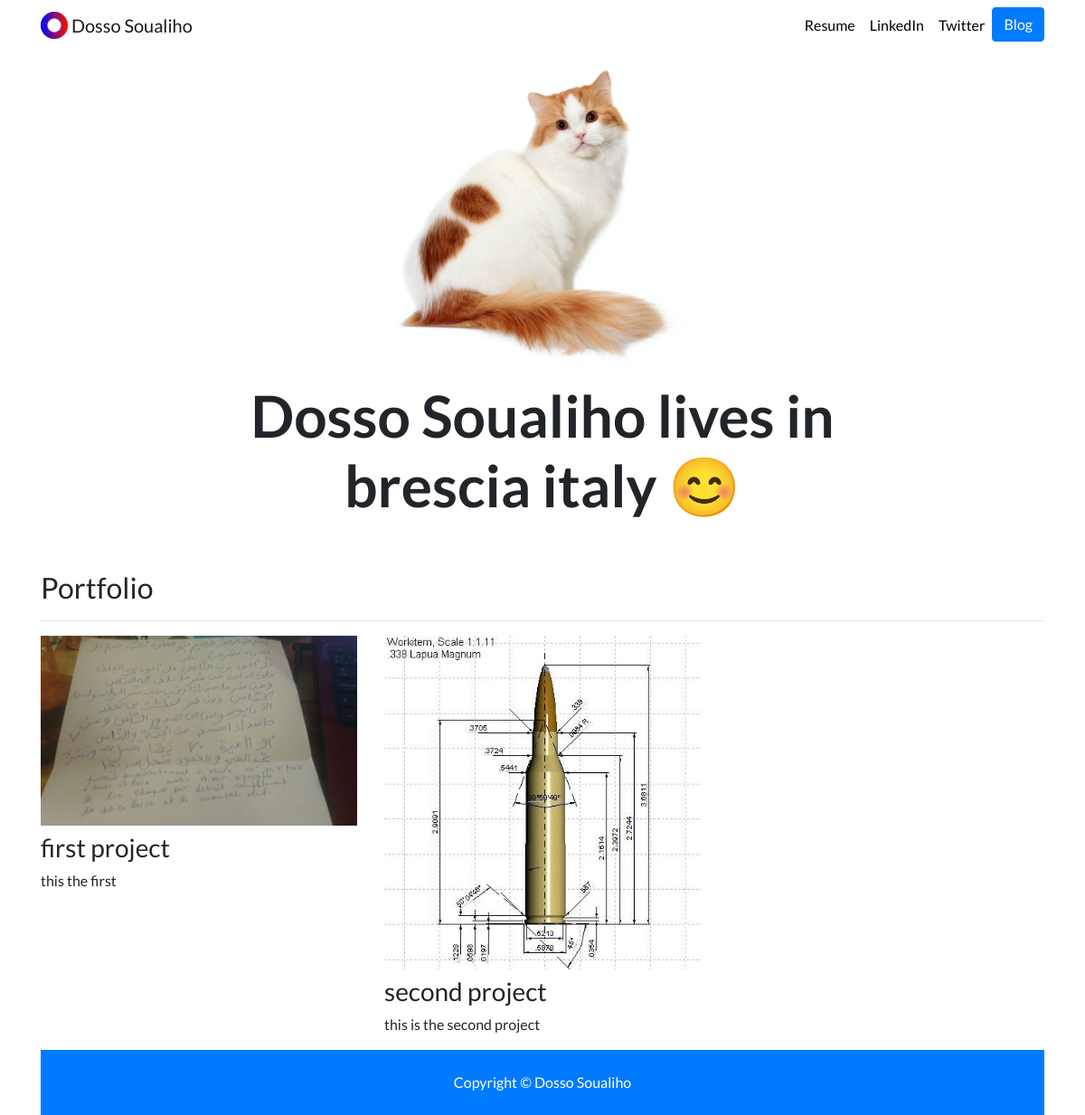
The page / on the database its author committed.
### portfol/models.py (models this page shows, shortened)
class Project(models.Model):
    title = models.CharField(max_length=100,blank=True )
    description = models.CharField(max_length=250, blank=True)
    image = models.ImageField(upload_to='portfol/images/')
    url = models.URLField(blank=True)

### portfol/views.py (the view)
# urls.py: path('', views.all_blogs, name='all_blogs'), #home page
def home(request):
    project = Project.objects.all()
    return render(request, 'portfol/home.html', {'projects': project})

### portfol/templates/portfol/home.html
{% extends "base.html" %}
{% load static %}
{% block content %}
<div class="row justify-content-center my-3">
  <div class="col-5">
    <img src="{% static 'portfol/cat.png' %}" class="img-fluid">
  </div>
</div>
<div class="row justify-content-center mb-3">
  <div class="col-md-9 text-center">
    <h1 id="hometext" class="font-weight-bold">Dosso Soualiho lives in brescia italy 😊</h1>
  </div>
</div>
<h2 class="mt-5">Portfolio</h2>
<hr>
<div class="row">
 {% for data in projects %}
  <div class="col-lg-4 col-md-6">
    {% if data.url %}
    <a href="{{ data.url }}">
      <img src="{{ data.image.url }}" class="img-fluid mb-2">
    </a>
    {% else %}
    <img src="{{ data.image.url }}" class="img-fluid mb-2">
    {% endif %}
    <h3>{{ data.title }}</h3>
    <p>{{ data.description }}</p>
  </div>
  {% endfor %}
</div>
{% endblock %}

### portfol/templates/base.html (shortened to what this page needs)
{% load static %}
<!doctype html>
<html lang="en">
<head>
  <link rel="stylesheet" href="https://stackpath.bootstrapcdn.com/bootstrap/4.4.1/css/bootstrap.min.css">
  <link rel="stylesheet" href="{% static "portfol/custom.css" %}">
</head>
<body>
  <nav id="topNav" class="navbar navbar-expand-md navbar-light">
    <div class="container">
      <a class="navbar-brand" href="{% url 'home' %}">
        <img src="{% static "portfol/Logo.png" %}" width="30" height="30" class="d-inline-block align-top" alt="Nick's Logo">
        <span>Dosso Soualiho</span>
      </a>
      <div class="collapse navbar-collapse text-center" id="navbarNav">
        <ul class="navbar-nav ml-auto">
          <li class="nav-item">
            <a class="nav-link" href="{% static "portfolio/resume.pdf" %}">Resume</a>
          </li>
          <li class="nav-item">
            <a class="nav-link" href="https://www.linkedin.com/in/nick-walter/" target="_blank">LinkedIn</a>
          </li>
          <li class="nav-item">
            <a class="nav-link" href="https://twitter.com/ZappyCode" target="_blank">Twitter</a>
          </li>
          <li>
            <a role="button" href="{% url 'blog:all_blogs' %}" class="btn btn-primary">Blog</a>
          </li>
        </ul>
      </div>
    </div>
  </nav>
  <div class="container">
    {% block content %}{% endblock %}
{%  include 'portfol/footer.html' %}
  </div>
</body>
</html>

### portfol/templates/portfol/navbar.html (shortened to what this page needs)
{% load static %}

### portfol/templates/portfol/footer.html (shortened to what this page needs)
<footer id="main-footer" class="py-4 bg-primary text-white text-center">
    Copyright &copy;
     Dosso Soualiho
</footer>

### portfol/static/portfol/custom.css (style rules this page uses)
.navbar-nav .nav-link { color: rgba(0,0,0,1) !important; }
body { font-family: 'Lato', sans-serif; }
@media (min-width: 992px) { #hometext { font-size: 4rem; } }

### rows shown on the page
Project: image (picture), title "first project", description "this the first"
Project: image (picture), title "second project", description "this is the second project"
